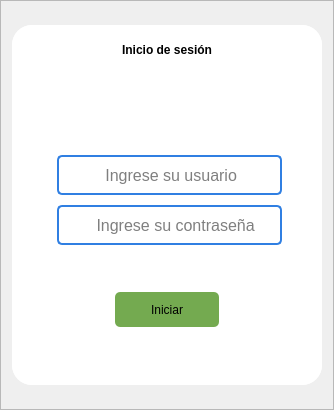
                   <widget class="QFrame" name="frame_3">
                    <property name="frameShape">
                     <enum>QFrame::StyledPanel</enum>
                    </property>
                    <property name="frameShadow">
                     <enum>QFrame::Raised</enum>
                    </property>
                    <layout class="QVBoxLayout" name="verticalLayout_3">
                     <item>
                      <widget class="QLabel" name="title_label_3">
                       <property name="minimumSize">
                        <size>
                         <width>0</width>
                         <height>5</height>
                        </size>
                       </property>
                       <property name="maximumSize">
                        <size>
                         <width>16777215</width>
                         <height>7</height>
                        </size>
                       </property>
                       <property name="font">
                        <font>
                         <pointsize>10</pointsize>
                         <bold>true</bold>
                        </font>
                       </property>
                       <property name="styleSheet">
                        <string notr="true">color: white;</string>
                       </property>
                       <property name="text">
                        <string/>
                       </property>
                      </widget>
                     </item>
                     <item>
                      <widget class="QFrame" name="frame_5">
                       <property name="styleSheet">
                        <string notr="true">background-color:rgb(255, 255, 255);
border-radius:20px;</string>
                       </property>
                       <property name="frameShape">
                        <enum>QFrame::StyledPanel</enum>
                       </property>
                       <property name="frameShadow">
                        <enum>QFrame::Raised</enum>
                       </property>
                       <layout class="QVBoxLayout" name="verticalLayout_6">
                        <property name="spacing">
                         <number>0</number>
                        </property>
                        <property name="leftMargin">
                         <number>0</number>
                        </property>
                        <property name="topMargin">
                         <number>0</number>
                        </property>
                        <property name="rightMargin">
                         <number>0</number>
                        </property>
                        <property name="bottomMargin">
                         <number>0</number>
                        </property>
                        <item>
                         <widget class="QFrame" name="frame_12">
                          <property name="minimumSize">
                           <size>
                            <width>0</width>
                            <height>50</height>
                           </size>
                          </property>
                          <property name="toolTip">
                           <string>&lt;html&gt;&lt;head/&gt;&lt;body&gt;&lt;p align=&quot;center&quot;&gt;&lt;span style=&quot; font-size:18pt; font-weight:700;&quot;&gt;Inicio de sesión&lt;/span&gt;&lt;/p&gt;&lt;/body&gt;&lt;/html&gt;</string>
                          </property>
                          <property name="styleSheet">
                           <string notr="true">font: 24pt &quot;Segoe UI&quot;;</string>
                          </property>
                          <property name="frameShape">
                           <enum>QFrame::StyledPanel</enum>
                          </property>
                          <property name="frameShadow">
                           <enum>QFrame::Raised</enum>
                          </property>
                          <layout class="QVBoxLayout" name="verticalLayout_7">
                           <item>
                            <widget class="QLabel" name="label_9">
                             <property name="text">
                              <string>&lt;html&gt;&lt;head/&gt;&lt;body&gt;&lt;p align=&quot;center&quot;&gt;&lt;span style=&quot; font-weight:700;&quot;&gt;Inicio de sesión&lt;/span&gt;&lt;/p&gt;&lt;/body&gt;&lt;/html&gt;</string>
                             </property>
                            </widget>
                           </item>
                          </layout>
                         </widget>
                        </item>
                        <item>
                         <widget class="QFrame" name="frame_17">
                          <property name="minimumSize">
                           <size>
                            <width>0</width>
                            <height>80</height>
                           </size>
                          </property>
                          <property name="frameShape">
                           <enum>QFrame::StyledPanel</enum>
                          </property>
                          <property name="frameShadow">
                           <enum>QFrame::Raised</enum>
                          </property>
                          <layout class="QHBoxLayout" name="horizontalLayout_7">
                           <property name="spacing">
                            <number>0</number>
                           </property>
                           <property name="leftMargin">
                            <number>0</number>
                           </property>
                           <property name="topMargin">
                            <number>0</number>
                           </property>
                           <property name="rightMargin">
                            <number>0</number>
                           </property>
                           <property name="bottomMargin">
                            <number>0</number>
                           </property>
                           <item>
                            <widget class="QLabel" name="label_10">
                             <property name="minimumSize">
                              <size>
                               <width>125</width>
                               <height>0</height>
                              </size>
                             </property>
                             <property name="maximumSize">
                              <size>
                               <width>600</width>
                               <height>16777215</height>
                              </size>
                             </property>
                             <property name="text">
                              <string/>
                             </property>
                            </widget>
                           </item>
                           <item>
                            <widget class="QLabel" name="label_11">
                             <property name="minimumSize">
                              <size>
                               <width>50</width>
                               <height>0</height>
                              </size>
                             </property>
                             <property name="maximumSize">
                              <size>
                               <width>70</width>
                               <height>16777215</height>
                              </size>
                             </property>
                             <property name="styleSheet">
                              <string notr="true"/>
                             </property>
                             <property name="text">
                              <string/>
                             </property>
                             <property name="pixmap">
                              <pixmap>../imagenes/login.png</pixmap>
                             </property>
                            </widget>
                           </item>
                           <item>
                            <widget class="QLabel" name="label_12">
                             <property name="maximumSize">
                              <size>
                               <width>300</width>
                               <height>16777215</height>
                              </size>
                             </property>
                             <property name="text">
                              <string/>
                             </property>
                            </widget>
                           </item>
                          </layout>
                         </widget>
                        </item>
                        <item>
                         <widget class="QFrame" name="frame_13">
                          <property name="minimumSize">
                           <size>
                            <width>0</width>
                            <height>130</height>
                           </size>
                          </property>
                          <property name="frameShape">
                           <enum>QFrame::StyledPanel</enum>
                          </property>
                          <property name="frameShadow">
                           <enum>QFrame::Raised</enum>
                          </property>
                          <layout class="QVBoxLayout" name="verticalLayout_9">
                           <property name="spacing">
                            <number>0</number>
                           </property>
                           <property name="leftMargin">
                            <number>0</number>
                           </property>
                           <property name="topMargin">
                            <number>0</number>
                           </property>
                           <property name="rightMargin">
                            <number>0</number>
                           </property>
                           <property name="bottomMargin">
                            <number>0</number>
                           </property>
                           <item>
                            <widget class="QFrame" name="frame_16">
                             <property name="minimumSize">
                              <size>
                               <width>5</width>
                               <height>0</height>
                              </size>
                             </property>
                             <property name="frameShape">
                              <enum>QFrame::StyledPanel</enum>
                             </property>
                             <property name="frameShadow">
                              <enum>QFrame::Raised</enum>
                             </property>
                             <layout class="QHBoxLayout" name="horizontalLayout_9">
                              <property name="spacing">
                               <number>0</number>
                              </property>
                              <property name="leftMargin">
                               <number>0</number>
                              </property>
                              <property name="topMargin">
                               <number>0</number>
                              </property>
                              <property name="rightMargin">
                               <number>0</number>
                              </property>
                              <property name="bottomMargin">
                               <number>0</number>
                              </property>
                              <item>
                               <widget class="QFrame" name="frame_20">
                                <property name="minimumSize">
                                 <size>
                                  <width>10</width>
                                  <height>0</height>
                                 </size>
                                </property>
                                <property name="frameShape">
                                 <enum>QFrame::StyledPanel</enum>
                                </property>
                                <property name="frameShadow">
                                 <enum>QFrame::Raised</enum>
                                </property>
                               </widget>
                              </item>
                              <item>
                               <widget class="QFrame" name="frame_22">
                                <property name="minimumSize">
                                 <size>
                                  <width>240</width>
                                  <height>0</height>
                                 </size>
                                </property>
                                <property name="frameShape">
                                 <enum>QFrame::StyledPanel</enum>
                                </property>
                                <property name="frameShadow">
                                 <enum>QFrame::Raised</enum>
                                </property>
                                <widget class="QLineEdit" name="usuario">
                                 <property name="geometry">
                                  <rect>
                                   <x>10</x>
                                   <y>0</y>
                                   <width>225</width>
                                   <height>40</height>
                                  </rect>
                                 </property>
                                 <property name="font">
                                  <font>
                                   <pointsize>12</pointsize>
                                  </font>
                                 </property>
                                 <property name="whatsThis">
                                  <string>&lt;html&gt;&lt;head/&gt;&lt;body&gt;&lt;p align=&quot;center&quot;&gt;&lt;br/&gt;&lt;/p&gt;&lt;/body&gt;&lt;/html&gt;</string>
                                 </property>
                                 <property name="styleSheet">
                                  <string notr="true">border-style: solid;
border-width: 2px;
border-color: rgb(48, 127, 226);


border-radius: 5px;</string>
                                 </property>
                                 <property name="inputMask">
                                  <string/>
                                 </property>
                                 <property name="text">
                                  <string/>
                                 </property>
                                 <property name="placeholderText">
                                  <string>          Ingrese su usuario</string>
                                 </property>
                                </widget>
                               </widget>
                              </item>
                              <item>
                               <widget class="QFrame" name="frame_24">
                                <property name="minimumSize">
                                 <size>
                                  <width>10</width>
                                  <height>0</height>
                                 </size>
                                </property>
                                <property name="frameShape">
                                 <enum>QFrame::StyledPanel</enum>
                                </property>
                                <property name="frameShadow">
                                 <enum>QFrame::Raised</enum>
                                </property>
                               </widget>
                              </item>
                             </layout>
                            </widget>
                           </item>
                           <item>
                            <widget class="QFrame" name="frame_18">
                             <property name="minimumSize">
                              <size>
                               <width>0</width>
                               <height>50</height>
                              </size>
                             </property>
                             <property name="frameShape">
                              <enum>QFrame::StyledPanel</enum>
                             </property>
                             <property name="frameShadow">
                              <enum>QFrame::Raised</enum>
                             </property>
                             <layout class="QHBoxLayout" name="horizontalLayout_10">
                              <property name="spacing">
                               <number>0</number>
                              </property>
                              <property name="leftMargin">
                               <number>0</number>
                              </property>
                              <property name="topMargin">
                               <number>0</number>
                              </property>
                              <property name="rightMargin">
                               <number>0</number>
                              </property>
                              <property name="bottomMargin">
                               <number>0</number>
                              </property>
                              <item>
                               <widget class="QFrame" name="frame_21">
                                <property name="minimumSize">
                                 <size>
                                  <width>10</width>
                                  <height>0</height>
                                 </size>
                                </property>
                                <property name="frameShape">
                                 <enum>QFrame::StyledPanel</enum>
                                </property>
                                <property name="frameShadow">
                                 <enum>QFrame::Raised</enum>
                                </property>
                               </widget>
                              </item>
                              <item>
                               <widget class="QFrame" name="frame_23">
                                <property name="minimumSize">
                                 <size>
                                  <width>240</width>
                                  <height>0</height>
                                 </size>
                                </property>
                                <property name="frameShape">
                                 <enum>QFrame::StyledPanel</enum>
                                </property>
                                <property name="frameShadow">
                                 <enum>QFrame::Raised</enum>
                                </property>
                                <widget class="QLineEdit" name="contrasena">
                                 <property name="geometry">
                                  <rect>
                                   <x>10</x>
                                   <y>10</y>
                                   <width>225</width>
                                   <height>40</height>
                                  </rect>
                                 </property>
                                 <property name="font">
                                  <font>
                                   <pointsize>12</pointsize>
                                  </font>
                                 </property>
                                 <property name="whatsThis">
                                  <string>&lt;html&gt;&lt;head/&gt;&lt;body&gt;&lt;p align=&quot;center&quot;&gt;&lt;br/&gt;&lt;/p&gt;&lt;/body&gt;&lt;/html&gt;</string>
                                 </property>
                                 <property name="styleSheet">
                                  <string notr="true">border-style: solid;
border-width: 2px;
border-color: rgb(48, 127, 226);


border-radius: 5px;</string>
                                 </property>
                                 <property name="inputMask">
                                  <string/>
                                 </property>
                                 <property name="text">
                                  <string/>
                                 </property>
                                 <property name="echoMode">
                                  <enum>QLineEdit::Password</enum>
                                 </property>
                                 <property name="placeholderText">
                                  <string>        Ingrese su contraseña</string>
                                 </property>
                                </widget>
                               </widget>
                              </item>
                              <item>
                               <widget class="QFrame" name="frame_25">
                                <property name="minimumSize">
                                 <size>
                                  <width>10</width>
                                  <height>0</height>
                                 </size>
                                </property>
                                <property name="frameShape">
                                 <enum>QFrame::StyledPanel</enum>
                                </property>
                                <property name="frameShadow">
                                 <enum>QFrame::Raised</enum>
                                </property>
                               </widget>
                              </item>
                             </layout>
                            </widget>
                           </item>
                           <item>
                            <widget class="QFrame" name="frame_19">
                             <property name="minimumSize">
                              <size>
                               <width>0</width>
                               <height>1</height>
                              </size>
                             </property>
                             <property name="frameShape">
                              <enum>QFrame::StyledPanel</enum>
                             </property>
                             <property name="frameShadow">
                              <enum>QFrame::Raised</enum>
                             </property>
                             <layout class="QHBoxLayout" name="horizontalLayout_2">
                              <property name="spacing">
                               <number>0</number>
                              </property>
                              <property name="leftMargin">
                               <number>0</number>
                              </property>
                              <property name="topMargin">
                               <number>0</number>
                              </property>
                              <property name="rightMargin">
                               <number>0</number>
                              </property>
                              <property name="bottomMargin">
                               <number>0</number>
                              </property>
                              <item>
                               <widget class="QLabel" name="label">
                                <property name="minimumSize">
                                 <size>
                                  <width>30</width>
                                  <height>0</height>
                                 </size>
                                </property>
                                <property name="text">
                                 <string/>
                                </property>
                               </widget>
                              </item>
                              <item alignment="Qt::AlignHCenter|Qt::AlignVCenter">
                               <widget class="QLabel" name="texto_error">
                                <property name="minimumSize">
                                 <size>
                                  <width>250</width>
                                  <height>0</height>
                                 </size>
                                </property>
                                <property name="toolTip">
                                 <string>&lt;html&gt;&lt;head/&gt;&lt;body&gt;&lt;p align=&quot;center&quot;&gt;&lt;br/&gt;&lt;/p&gt;&lt;/body&gt;&lt;/html&gt;</string>
                                </property>
                                <property name="whatsThis">
                                 <string>&lt;html&gt;&lt;head/&gt;&lt;body&gt;&lt;p align=&quot;center&quot;&gt;&lt;br/&gt;&lt;/p&gt;&lt;/body&gt;&lt;/html&gt;</string>
                                </property>
                                <property name="styleSheet">
                                 <string notr="true">color: rgb(255, 0, 0);
font: 10pt &quot;Arial&quot;;</string>
                                </property>
                                <property name="text">
                                 <string>&lt;html&gt;&lt;head/&gt;&lt;body&gt;&lt;p align=&quot;center&quot;&gt;&lt;br/&gt;&lt;/p&gt;&lt;/body&gt;&lt;/html&gt;</string>
                                </property>
                               </widget>
                              </item>
                              <item>
                               <widget class="QLabel" name="label_3">
                                <property name="minimumSize">
                                 <size>
                                  <width>30</width>
                                  <height>0</height>
                                 </size>
                                </property>
                                <property name="text">
                                 <string/>
                                </property>
                               </widget>
                              </item>
                             </layout>
                            </widget>
                           </item>
                          </layout>
                         </widget>
                        </item>
                        <item>
                         <widget class="QFrame" name="frame_14">
                          <property name="minimumSize">
                           <size>
                            <width>0</width>
                            <height>50</height>
                           </size>
                          </property>
                          <property name="frameShape">
                           <enum>QFrame::StyledPanel</enum>
                          </property>
                          <property name="frameShadow">
                           <enum>QFrame::Raised</enum>
                          </property>
                          <layout class="QHBoxLayout" name="horizontalLayout_8">
                           <property name="spacing">
                            <number>0</number>
                           </property>
                           <property name="leftMargin">
                            <number>0</number>
                           </property>
                           <property name="topMargin">
                            <number>0</number>
                           </property>
                           <property name="rightMargin">
                            <number>0</number>
                           </property>
                           <property name="bottomMargin">
                            <number>0</number>
                           </property>
                           <item>
                            <widget class="QLabel" name="label_13">
                             <property name="text">
                              <string/>
                             </property>
                            </widget>
                           </item>
                           <item>
                            <widget class="QPushButton" name="iniciar_button">
                             <property name="minimumSize">
                              <size>
                               <width>0</width>
                               <height>35</height>
                              </size>
                             </property>
                             <property name="maximumSize">
                              <size>
                               <width>16777174</width>
                               <height>16777215</height>
                              </size>
                             </property>
                             <property name="styleSheet">
                              <string notr="true">QPushButton{background-color: rgb(116, 170, 80);
border-radius: 5px;
}
QPushButton::hover{
	background-color: rgb(44, 148, 44);
}</string>
                             </property>
                             <property name="text">
                              <string>Iniciar</string>
                             </property>
                            </widget>
                           </item>
                           <item>
                            <widget class="QLabel" name="label_14">
                             <property name="text">
                              <string/>
                             </property>
                            </widget>
                           </item>
                          </layout>
                         </widget>
                        </item>
                        <item>
                         <widget class="QFrame" name="frame_15">
                          <property name="minimumSize">
                           <size>
                            <width>0</width>
                            <height>50</height>
                           </size>
                          </property>
                          <property name="frameShape">
                           <enum>QFrame::StyledPanel</enum>
                          </property>
                          <property name="frameShadow">
                           <enum>QFrame::Raised</enum>
                          </property>
                          <layout class="QVBoxLayout" name="verticalLayout_8">
                           <property name="spacing">
                            <number>0</number>
                           </property>
                           <property name="leftMargin">
                            <number>0</number>
                           </property>
                           <property name="topMargin">
                            <number>0</number>
                           </property>
                           <property name="rightMargin">
                            <number>0</number>
                           </property>
                           <property name="bottomMargin">
                            <number>0</number>
                           </property>
                          </layout>
                         </widget>
                        </item>
                       </layout>
                      </widget>
                     </item>
                     <item>
                      <widget class="QLabel" name="title_label_2">
                       <property name="maximumSize">
                        <size>
                         <width>16777215</width>
                         <height>7</height>
                        </size>
                       </property>
                       <property name="font">
                        <font>
                         <pointsize>10</pointsize>
                         <bold>true</bold>
                        </font>
                       </property>
                       <property name="styleSheet">
                        <string notr="true">color: white;</string>
                       </property>
                       <property name="text">
                        <string/>
                       </property>
                      </widget>
                     </item>
                    </layout>
                   </widget>
